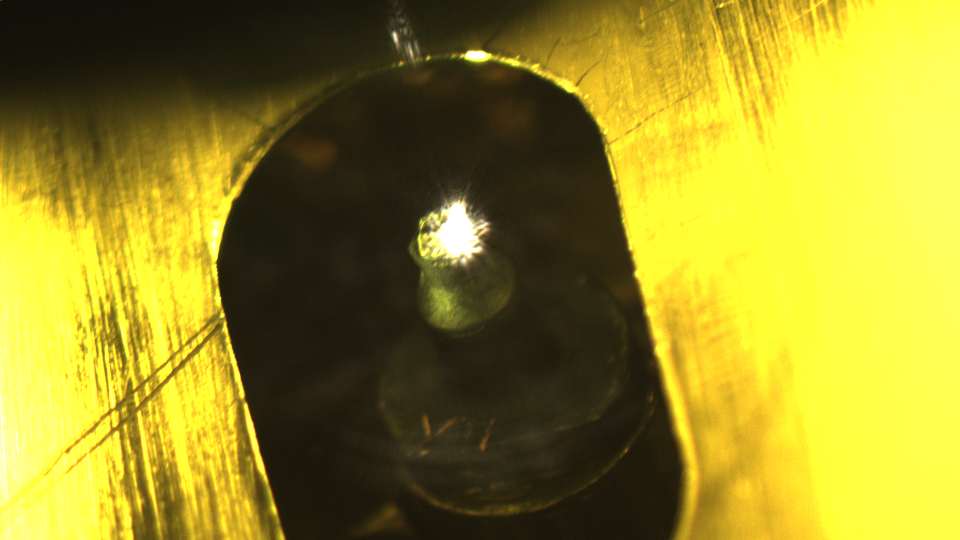
#> input picture IMAGE ARPES/fc2_save_2021-04-17-101329-0000.png, 1920 x 1080 px, found by its file name (shown at 1/2 size)
$ python Pixel_Offset_FT.py
#> lines starting #> are read from the running program, lines starting #| are printed output that depends on the picture
# -*- coding: utf-8 -*-
"""
Created on Fri May  9 14:12:45 2021
Taken from Python-Computer-Vision-Tutorials-Image-Fourier-Transform-part-4.1-Motion-Detection-/motion_detection_with_fourier_transform01.py
"""
import cv2
import numpy as np
import matplotlib.pyplot as plt
for i in range(10): plt.close()


image1_filename = r"C:\Users\valen\My Python Scripts\Quantum Internship\IMAGE ARPES\fc2_save_2021-04-17-101329-0000.png"
image2_filename = r"C:\Users\valen\My Python Scripts\Quantum Internship\IMAGE ARPES\fc2_0000_shifted.png"
image1 = cv2.imread(image1_filename)[:,:,0]
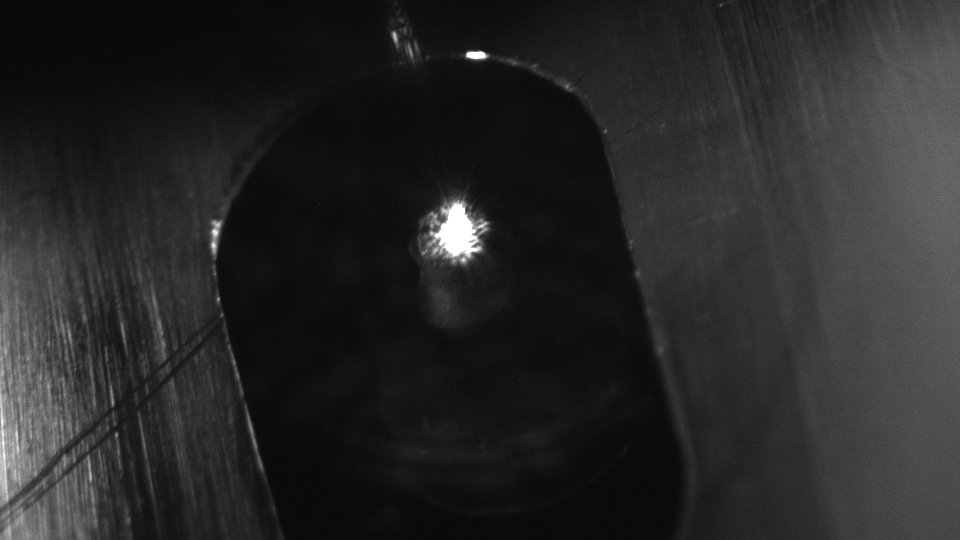
#> image1: shape (1080, 1920) (shown at 1/2 size); min 6, max 255, mean 39.3
image2 = cv2.imread(image2_filename)[:,:,0]
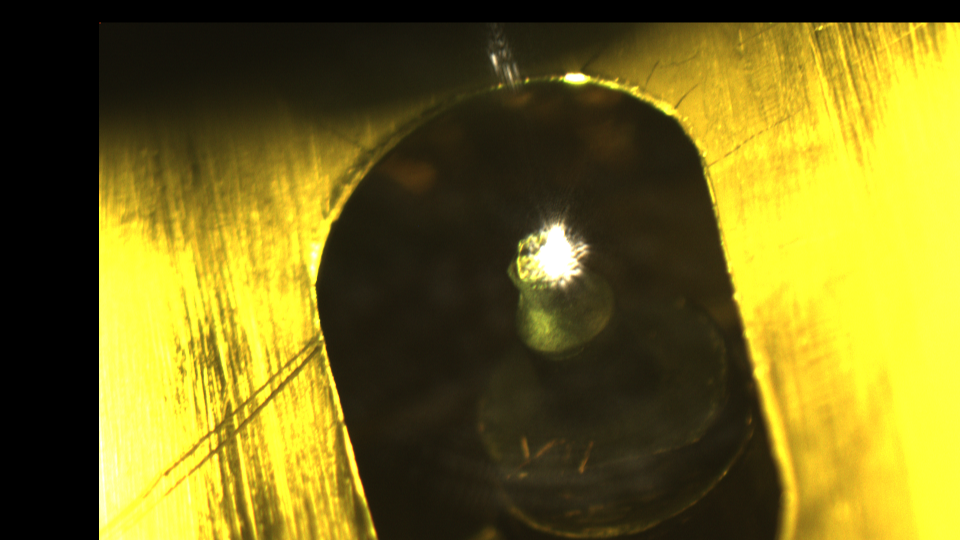
#> input picture IMAGE ARPES/fc2_0000_shifted.png, 1920 x 1080 px, found by its file name (shown at 1/2 size)
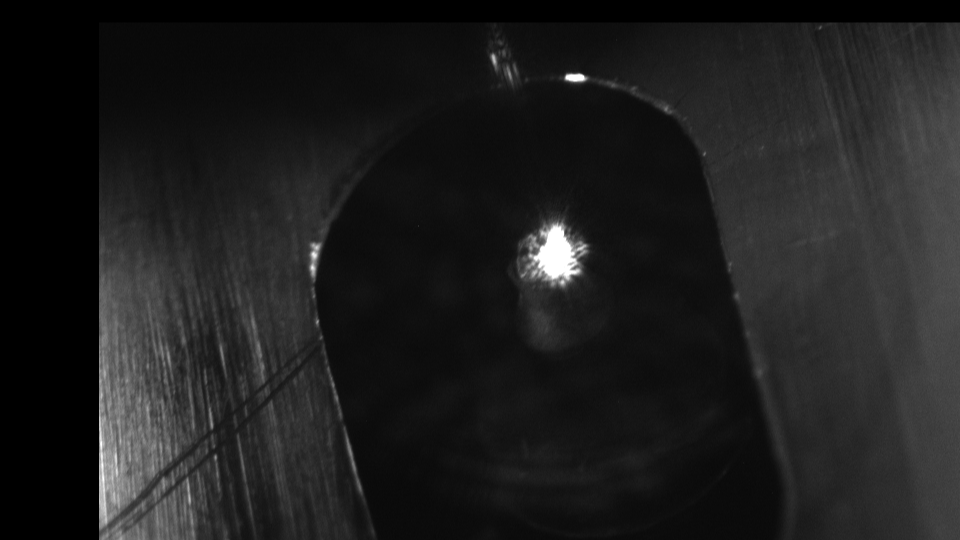
#> image2: shape (1080, 1920) (shown at 1/2 size); min 0, max 255, mean 29.8

img = cv2.imread(r"C:\Users\valen\My Python Scripts\Quantum Internship\IMAGE ARPES\fc2_save_2021-04-17-101329-0000.png",0)
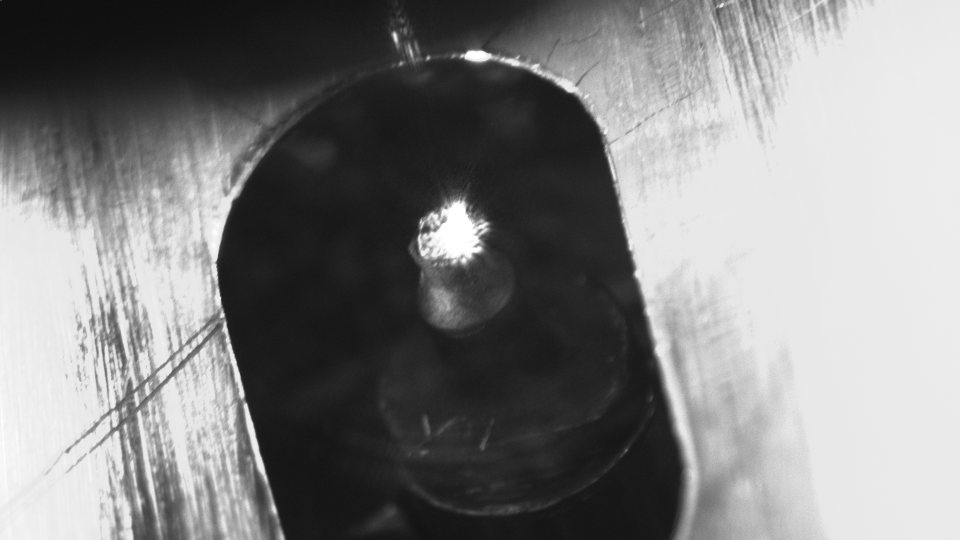
#> img: shape (1080, 1920) (shown at 1/2 size); min 13, max 255, mean 129
rows,cols = img.shape
#> rows = 1080; cols = 1920

nrows = cv2.getOptimalDFTSize(rows)
#> nrows = 1080
ncols = cv2.getOptimalDFTSize(cols)
#> ncols = 1920

crop_size = nrows - 1
#> crop_size = 1079
image1_cp = image1[:crop_size, :crop_size]
image2_cp = image2[:crop_size, :crop_size]
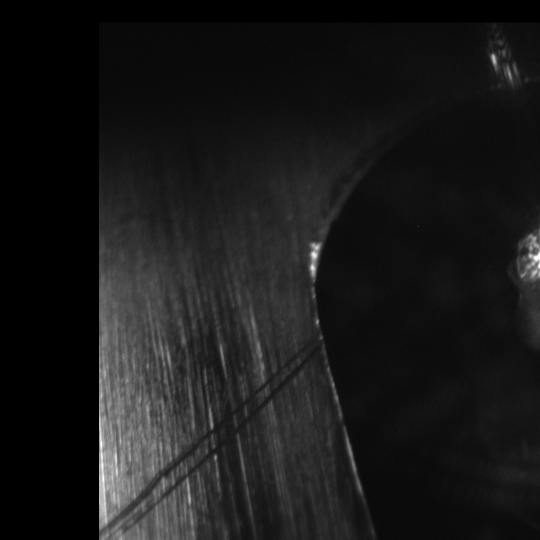
#> image2_cp: shape (1079, 1079) (shown at 1/2 size); min 0, max 255, mean 24.9


f1 = cv2.dft(image1_cp.astype(np.float32), flags=cv2.DFT_COMPLEX_OUTPUT)
f2 = cv2.dft(image2_cp.astype(np.float32), flags=cv2.DFT_COMPLEX_OUTPUT)

f1_shf = np.fft.fftshift(f1)
f2_shf = np.fft.fftshift(f2)

f1_shf_cplx = f1_shf[:,:,0]*1j + 1*f1_shf[:,:,1]
f2_shf_cplx = f2_shf[:,:,0]*1j + 1*f2_shf[:,:,1]

f1_shf_abs = np.abs(f1_shf_cplx)
f2_shf_abs = np.abs(f2_shf_cplx)
total_abs = f1_shf_abs * f2_shf_abs

P_real = (np.real(f1_shf_cplx)*np.real(f2_shf_cplx) +
          np.imag(f1_shf_cplx)*np.imag(f2_shf_cplx))/total_abs
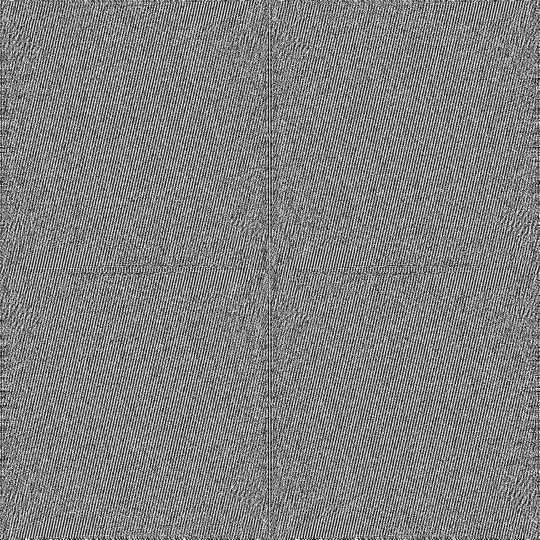
#> P_real: shape (1079, 1079) float32 (shown at 1/2 size); min -1, max 1, mean -0.00348; drawn with min black and max white
P_imag = (np.imag(f1_shf_cplx)*np.real(f2_shf_cplx) +
          np.real(f1_shf_cplx)*np.imag(f2_shf_cplx))/total_abs
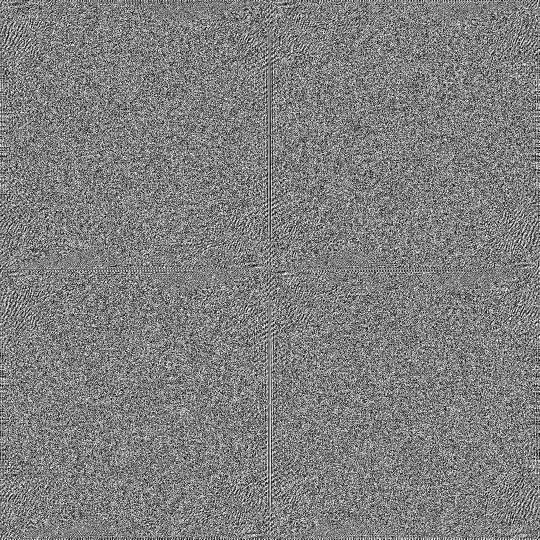
#> P_imag: shape (1079, 1079) float32 (shown at 1/2 size); min -1, max 1, mean -6.88e-11; drawn with min black and max white
P_complex = P_real + 1j*P_imag

P_inverse = np.abs(np.fft.ifft2(P_complex))


max_id = [0, 0]
max_val = 0
for idy in range(crop_size):
    for idx in range(crop_size):
        if P_inverse[idy,idx] > max_val:
            max_val = P_inverse[idy,idx]
            max_id = [idy, idx]
#> after the loop, max_id = [45, 198]; max_val = 0.349
shift_x = max_id[0]
#> shift_x = 45
shift_y = max_id[1]
#> shift_y = 198
shifted = (shift_x, shift_y)
#> shifted = (45, 198)
print (f"Detected subpixel offset (x, y): {shifted}")
#| Detected subpixel offset (x, y): (45, 198)
